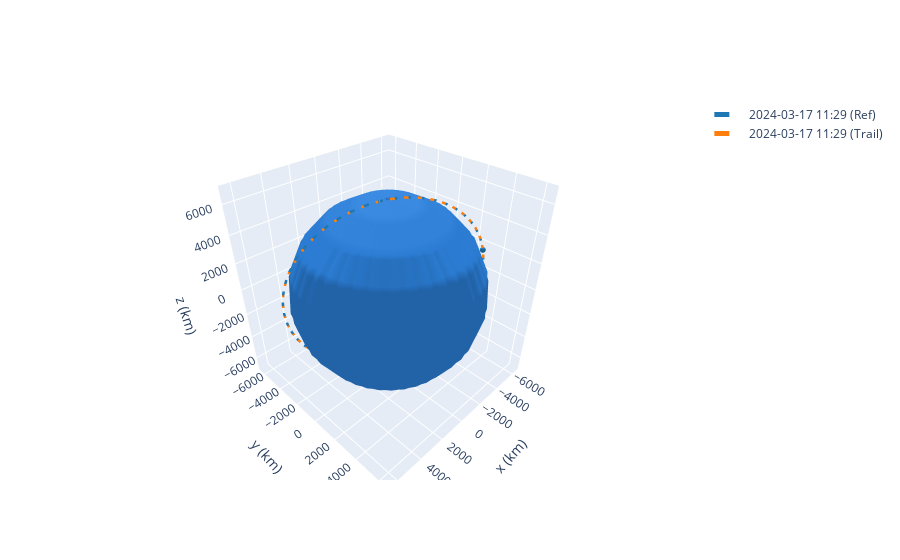

Write notebook code for a chart like this one.
### Code cell
frame_fin = OrbitPlotter3D()
frame_fin.plot(ref_from_ephem, label = 'Ref', )
frame_fin.plot(trail_from_ephem, label = 'Trail')

### Figure 1 — Plotly figure (JSON) as saved in the notebook; plotly's stock layout.template omitted (floating-point values rounded to 4 significant figures; data arrays with more than 128 entries replaced by an {"elided": "..."} marker saying what was removed)
{"data": [{"cauto": false, "cmax": 1, "cmin": 1, "colorscale": [[0, "#2a7bd1"], [1, "#2a7bd1"]], "name": "Earth", "showscale": false, "type": "surface", "x": {"elided": "20x20 float values"}, "y": {"elided": "20x20 float values"}, "z": {"elided": "20x20 float values"}}, {"line": {"color": "rgb(31, 119, 180)", "dash": "dash", "width": 5}, "mode": "lines", "name": "2024-03-17 11:29 (Ref)", "type": "scatter3d", "x": {"elided": "150 float values"}, "y": {"elided": "150 float values"}, "z": {"elided": "150 float values"}}, {"cauto": false, "cmax": 1, "cmin": 1, "colorscale": [[0, "rgb(31, 119, 180)"], [1, "rgb(31, 119, 180)"]], "name": "2024-03-17 11:29 (Ref)", "showscale": false, "type": "surface", "x": {"elided": "20x20 float values"}, "y": {"elided": "20x20 float values"}, "z": {"elided": "20x20 float values"}}, {"cauto": false, "cmax": 1, "cmin": 1, "colorscale": [[0, "#2a7bd1"], [1, "#2a7bd1"]], "name": "Earth", "showscale": false, "type": "surface", "x": {"elided": "20x20 float values"}, "y": {"elided": "20x20 float values"}, "z": {"elided": "20x20 float values"}}, {"cauto": false, "cmax": 1, "cmin": 1, "colorscale": [[0, "#2a7bd1"], [1, "#2a7bd1"]], "name": "Earth", "showscale": false, "type": "surface", "x": {"elided": "20x20 float values"}, "y": {"elided": "20x20 float values"}, "z": {"elided": "20x20 float values"}}, {"line": {"color": "rgb(255, 127, 14)", "dash": "dash", "width": 5}, "mode": "lines", "name": "2024-03-17 11:29 (Trail)", "type": "scatter3d", "x": {"elided": "150 float values"}, "y": {"elided": "150 float values"}, "z": {"elided": "150 float values"}}, {"cauto": false, "cmax": 1, "cmin": 1, "colorscale": [[0, "rgb(255, 127, 14)"], [1, "rgb(255, 127, 14)"]], "name": "2024-03-17 11:29 (Trail)", "showscale": false, "type": "surface", "x": {"elided": "20x20 float values"}, "y": {"elided": "20x20 float values"}, "z": {"elided": "20x20 float values"}}, {"cauto": false, "cmax": 1, "cmin": 1, "colorscale": [[0, "#2a7bd1"], [1, "#2a7bd1"]], "name": "Earth", "showscale": false, "type": "surface", "x": {"elided": "20x20 float values"}, "y": {"elided": "20x20 float values"}, "z": {"elided": "20x20 float values"}}], "layout": {"autosize": true, "scene": {"aspectmode": "data", "xaxis": {"title": {"text": "x (km)"}}, "yaxis": {"title": {"text": "y (km)"}}, "zaxis": {"title": {"text": "z (km)"}}}}}
